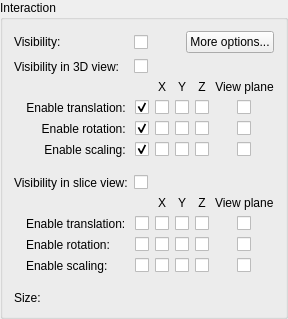
        <widget class="ctkCollapsibleGroupBox" name="InteractionCollapsibleGroupBox">
          <property name="title">
            <string>Interaction</string>
          </property>
          <property name="checked">
            <bool>false</bool>
          </property>
          <property name="collapsed" stdset="0">
            <bool>true</bool>
          </property>
          <layout class="QGridLayout" name="gridLayout_7">
            <item row="4" column="1">
              <widget class="QCheckBox" name="InteractionVisible2dCheckBox">
                <property name="text">
                  <string/>
                </property>
              </widget>
            </item>
            <item row="3" column="0" colspan="3">
              <widget class="QFrame" name="InteractiveAdvancedOptions3DFrame">
                <property name="frameShape">
                  <enum>QFrame::Shape::NoFrame</enum>
                </property>
                <property name="frameShadow">
                  <enum>QFrame::Shadow::Raised</enum>
                </property>
                <property name="lineWidth">
                  <number>0</number>
                </property>
                <layout class="QGridLayout" name="gridLayout_8">
                  <property name="leftMargin">
                    <number>12</number>
                  </property>
                  <property name="topMargin">
                    <number>0</number>
                  </property>
                  <property name="rightMargin">
                    <number>0</number>
                  </property>
                  <property name="bottomMargin">
                    <number>12</number>
                  </property>
                  <item row="3" column="1">
                    <widget class="QCheckBox" name="InteractiveScaling3DCheckBox">
                      <property name="toolTip">
                        <string>Enable scaling by manipulating 3D widget (left click and drag the handle at the center of widget face)</string>
                      </property>
                      <property name="text">
                        <string/>
                      </property>
                      <property name="checked">
                        <bool>true</bool>
                      </property>
                    </widget>
                  </item>
                  <item row="1" column="2" alignment="Qt::AlignmentFlag::AlignHCenter">
                    <widget class="QCheckBox" name="translateX3DCheckBox">
                      <property name="text">
                        <string/>
                      </property>
                    </widget>
                  </item>
                  <item row="0" column="3">
                    <widget class="QLabel" name="label_13">
                      <property name="text">
                        <string>Y</string>
                      </property>
                      <property name="alignment">
                        <set>Qt::AlignmentFlag::AlignCenter</set>
                      </property>
                    </widget>
                  </item>
                  <item row="2" column="2" alignment="Qt::AlignmentFlag::AlignHCenter">
                    <widget class="QCheckBox" name="rotateX3DCheckBox">
                      <property name="text">
                        <string/>
                      </property>
                    </widget>
                  </item>
                  <item row="3" column="5" alignment="Qt::AlignmentFlag::AlignHCenter">
                    <widget class="QCheckBox" name="scaleViewPlane3DCheckBox">
                      <property name="text">
                        <string/>
                      </property>
                    </widget>
                  </item>
                  <item row="1" column="5" alignment="Qt::AlignmentFlag::AlignHCenter">
                    <widget class="QCheckBox" name="translateViewPlane3DCheckBox">
                      <property name="text">
                        <string/>
                      </property>
                    </widget>
                  </item>
                  <item row="0" column="5">
                    <widget class="QLabel" name="label_15">
                      <property name="text">
                        <string>View plane</string>
                      </property>
                      <property name="alignment">
                        <set>Qt::AlignmentFlag::AlignCenter</set>
                      </property>
                    </widget>
                  </item>
                  <item row="3" column="2" alignment="Qt::AlignmentFlag::AlignHCenter">
                    <widget class="QCheckBox" name="scaleX3DCheckBox">
                      <property name="text">
                        <string/>
                      </property>
                    </widget>
                  </item>
                  <item row="2" column="0">
                    <widget class="QLabel" name="InteractiveRotationLabel">
                      <property name="text">
                        <string>Enable rotation: </string>
                      </property>
                      <property name="alignment">
                        <set>Qt::AlignmentFlag::AlignRight|Qt::AlignmentFlag::AlignTrailing|Qt::AlignmentFlag::AlignVCenter</set>
                      </property>
                    </widget>
                  </item>
                  <item row="1" column="4" alignment="Qt::AlignmentFlag::AlignHCenter">
                    <widget class="QCheckBox" name="translateZ3DCheckBox">
                      <property name="text">
                        <string/>
                      </property>
                    </widget>
                  </item>
                  <item row="2" column="3" alignment="Qt::AlignmentFlag::AlignHCenter">
                    <widget class="QCheckBox" name="rotateY3DCheckBox">
                      <property name="text">
                        <string/>
                      </property>
                    </widget>
                  </item>
                  <item row="0" column="4">
                    <widget class="QLabel" name="label_14">
                      <property name="text">
                        <string>Z</string>
                      </property>
                      <property name="alignment">
                        <set>Qt::AlignmentFlag::AlignCenter</set>
                      </property>
                    </widget>
                  </item>
                  <item row="1" column="3" alignment="Qt::AlignmentFlag::AlignHCenter">
                    <widget class="QCheckBox" name="translateY3DCheckBox">
                      <property name="text">
                        <string/>
                      </property>
                    </widget>
                  </item>
                  <item row="2" column="1">
                    <widget class="QCheckBox" name="InteractiveRotation3DCheckBox">
                      <property name="toolTip">
                        <string>Enable translating by manipulating 3D widget (left click and drag anywhere on the widget face)</string>
                      </property>
                      <property name="text">
                        <string/>
                      </property>
                      <property name="checked">
                        <bool>true</bool>
                      </property>
                    </widget>
                  </item>
                  <item row="2" column="4" alignment="Qt::AlignmentFlag::AlignHCenter">
                    <widget class="QCheckBox" name="rotateZ3DCheckBox">
                      <property name="text">
                        <string/>
                      </property>
                    </widget>
                  </item>
                  <item row="0" column="2">
                    <widget class="QLabel" name="label_12">
                      <property name="text">
                        <string>X</string>
                      </property>
                      <property name="alignment">
                        <set>Qt::AlignmentFlag::AlignCenter</set>
                      </property>
                    </widget>
                  </item>
                  <item row="3" column="0">
                    <widget class="QLabel" name="InteractiveScalingLabel">
                      <property name="text">
                        <string>Enable scaling: </string>
                      </property>
                      <property name="alignment">
                        <set>Qt::AlignmentFlag::AlignRight|Qt::AlignmentFlag::AlignTrailing|Qt::AlignmentFlag::AlignVCenter</set>
                      </property>
                    </widget>
                  </item>
                  <item row="2" column="5" alignment="Qt::AlignmentFlag::AlignHCenter">
                    <widget class="QCheckBox" name="rotateViewPlane3DCheckBox">
                      <property name="text">
                        <string/>
                      </property>
                    </widget>
                  </item>
                  <item row="3" column="4" alignment="Qt::AlignmentFlag::AlignHCenter">
                    <widget class="QCheckBox" name="scaleZ3DCheckBox">
                      <property name="text">
                        <string/>
                      </property>
                    </widget>
                  </item>
                  <item row="1" column="1">
                    <widget class="QCheckBox" name="InteractiveTranslation3DCheckBox">
                      <property name="toolTip">
                        <string>Enable scaling by manipulating 3D widget (shift +left click and drag the handle at the center of widget face, or left click and drag the center handle)</string>
                      </property>
                      <property name="text">
                        <string/>
                      </property>
                      <property name="checked">
                        <bool>true</bool>
                      </property>
                    </widget>
                  </item>
                  <item row="1" column="0">
                    <widget class="QLabel" name="InteractiveTranslationLabel">
                      <property name="text">
                        <string>Enable translation: </string>
                      </property>
                      <property name="alignment">
                        <set>Qt::AlignmentFlag::AlignRight|Qt::AlignmentFlag::AlignTrailing|Qt::AlignmentFlag::AlignVCenter</set>
                      </property>
                    </widget>
                  </item>
                  <item row="3" column="3" alignment="Qt::AlignmentFlag::AlignHCenter">
                    <widget class="QCheckBox" name="scaleY3DCheckBox">
                      <property name="text">
                        <string/>
                      </property>
                    </widget>
                  </item>
                </layout>
              </widget>
            </item>
            <item row="1" column="0">
              <widget class="QLabel" name="label_17">
                <property name="text">
                  <string>Visibility in 3D view:</string>
                </property>
              </widget>
            </item>
            <item row="0" column="1">
              <widget class="QCheckBox" name="InteractionVisibleCheckBox">
                <property name="sizePolicy">
                  <sizepolicy hsizetype="MinimumExpanding" vsizetype="Preferred">
                    <horstretch>0</horstretch>
                    <verstretch>0</verstretch>
                  </sizepolicy>
                </property>
                <property name="minimumSize">
                  <size>
                    <width>0</width>
                    <height>0</height>
                  </size>
                </property>
                <property name="toolTip">
                  <string>Show/Hide the transform widget in the 3D view.</string>
                </property>
                <property name="text">
                  <string/>
                </property>
                <property name="checked">
                  <bool>false</bool>
                </property>
              </widget>
            </item>
            <item row="0" column="0">
              <widget class="QLabel" name="InteractionVisibleLabel">
                <property name="text">
                  <string>Visibility: </string>
                </property>
              </widget>
            </item>
            <item row="4" column="0">
              <widget class="QLabel" name="label_9">
                <property name="text">
                  <string>Visibility in slice view:</string>
                </property>
              </widget>
            </item>
            <item row="1" column="1">
              <widget class="QCheckBox" name="InteractionVisible3dCheckBox">
                <property name="text">
                  <string/>
                </property>
              </widget>
            </item>
            <item row="0" column="2">
              <widget class="QPushButton" name="ShowInteractionAdvancedOptionsButton">
                <property name="text">
                  <string>More options...</string>
                </property>
                <property name="checkable">
                  <bool>true</bool>
                </property>
              </widget>
            </item>
            <item row="5" column="0" colspan="3">
              <widget class="QFrame" name="InteractiveAdvancedOptionsSliceFrame">
                <property name="frameShape">
                  <enum>QFrame::Shape::NoFrame</enum>
                </property>
                <property name="frameShadow">
                  <enum>QFrame::Shadow::Raised</enum>
                </property>
                <property name="lineWidth">
                  <number>0</number>
                </property>
                <layout class="QGridLayout" name="gridLayout_9">
                  <property name="leftMargin">
                    <number>12</number>
                  </property>
                  <property name="topMargin">
                    <number>0</number>
                  </property>
                  <property name="rightMargin">
                    <number>0</number>
                  </property>
                  <property name="bottomMargin">
                    <number>12</number>
                  </property>
                  <item row="2" column="0">
                    <widget class="QLabel" name="label_22">
                      <property name="text">
                        <string>Enable rotation: </string>
                      </property>
                    </widget>
                  </item>
                  <item row="1" column="1">
                    <widget class="QCheckBox" name="InteractiveTranslationSliceCheckBox">
                      <property name="text">
                        <string/>
                      </property>
                    </widget>
                  </item>
                  <item row="1" column="0">
                    <widget class="QLabel" name="label_21">
                      <property name="text">
                        <string>Enable translation: </string>
                      </property>
                    </widget>
                  </item>
                  <item row="1" column="4" alignment="Qt::AlignmentFlag::AlignHCenter">
                    <widget class="QCheckBox" name="translateZSliceCheckBox">
                      <property name="text">
                        <string/>
                      </property>
                    </widget>
                  </item>
                  <item row="2" column="3" alignment="Qt::AlignmentFlag::AlignHCenter">
                    <widget class="QCheckBox" name="rotateYSliceCheckBox">
                      <property name="text">
                        <string/>
                      </property>
                    </widget>
                  </item>
                  <item row="3" column="1">
                    <widget class="QCheckBox" name="InteractiveScalingSliceCheckBox">
                      <property name="text">
                        <string/>
                      </property>
                    </widget>
                  </item>
                  <item row="2" column="5" alignment="Qt::AlignmentFlag::AlignHCenter">
                    <widget class="QCheckBox" name="rotateViewPlaneSliceCheckBox">
                      <property name="text">
                        <string/>
                      </property>
                    </widget>
                  </item>
                  <item row="3" column="3" alignment="Qt::AlignmentFlag::AlignHCenter">
                    <widget class="QCheckBox" name="scaleYSliceCheckBox">
                      <property name="text">
                        <string/>
                      </property>
                    </widget>
                  </item>
                  <item row="1" column="2" alignment="Qt::AlignmentFlag::AlignHCenter">
                    <widget class="QCheckBox" name="translateXSliceCheckBox">
                      <property name="text">
                        <string/>
                      </property>
                    </widget>
                  </item>
                  <item row="2" column="1">
                    <widget class="QCheckBox" name="InteractiveRotationSliceCheckBox">
                      <property name="text">
                        <string/>
                      </property>
                    </widget>
                  </item>
                  <item row="3" column="4" alignment="Qt::AlignmentFlag::AlignHCenter">
                    <widget class="QCheckBox" name="scaleZSliceCheckBox">
                      <property name="text">
                        <string/>
                      </property>
                    </widget>
                  </item>
                  <item row="3" column="2" alignment="Qt::AlignmentFlag::AlignHCenter">
                    <widget class="QCheckBox" name="scaleXSliceCheckBox">
                      <property name="text">
                        <string/>
                      </property>
                    </widget>
                  </item>
                  <item row="1" column="5" alignment="Qt::AlignmentFlag::AlignHCenter">
                    <widget class="QCheckBox" name="translateViewPlaneSliceCheckBox">
                      <property name="text">
                        <string/>
                      </property>
                    </widget>
                  </item>
                  <item row="3" column="0">
                    <widget class="QLabel" name="label_23">
                      <property name="text">
                        <string>Enable scaling: </string>
                      </property>
                    </widget>
                  </item>
                  <item row="2" column="4" alignment="Qt::AlignmentFlag::AlignHCenter">
                    <widget class="QCheckBox" name="rotateZSliceCheckBox">
                      <property name="text">
                        <string/>
                      </property>
                    </widget>
                  </item>
                  <item row="3" column="5" alignment="Qt::AlignmentFlag::AlignHCenter">
                    <widget class="QCheckBox" name="scaleViewPlaneSliceCheckBox">
                      <property name="text">
                        <string/>
                      </property>
                    </widget>
                  </item>
                  <item row="2" column="2" alignment="Qt::AlignmentFlag::AlignHCenter">
                    <widget class="QCheckBox" name="rotateXSliceCheckBox">
                      <property name="text">
                        <string/>
                      </property>
                    </widget>
                  </item>
                  <item row="1" column="3" alignment="Qt::AlignmentFlag::AlignHCenter">
                    <widget class="QCheckBox" name="translateYSliceCheckBox">
                      <property name="text">
                        <string/>
                      </property>
                    </widget>
                  </item>
                  <item row="0" column="2">
                    <widget class="QLabel" name="label_11">
                      <property name="text">
                        <string>X</string>
                      </property>
                      <property name="alignment">
                        <set>Qt::AlignmentFlag::AlignCenter</set>
                      </property>
                    </widget>
                  </item>
                  <item row="0" column="3">
                    <widget class="QLabel" name="label_16">
                      <property name="text">
                        <string>Y</string>
                      </property>
                      <property name="alignment">
                        <set>Qt::AlignmentFlag::AlignCenter</set>
                      </property>
                    </widget>
                  </item>
                  <item row="0" column="4">
                    <widget class="QLabel" name="label_18">
                      <property name="text">
                        <string>Z</string>
                      </property>
                      <property name="alignment">
                        <set>Qt::AlignmentFlag::AlignCenter</set>
                      </property>
                    </widget>
                  </item>
                  <item row="0" column="5">
                    <widget class="QLabel" name="label_19">
                      <property name="text">
                        <string>View plane</string>
                      </property>
                    </widget>
                  </item>
                </layout>
              </widget>
            </item>
            <item row="6" column="0">
              <widget class="QLabel" name="label_20">
                <property name="text">
                  <string>Size:</string>
                </property>
              </widget>
            </item>
            <item row="6" column="1" colspan="2">
              <widget class="qMRMLSliderWidget" name="interactionHandleScaleSlider" native="true">
                <property name="maximum" stdset="0">
                  <double>100.000000000000000</double>
                </property>
                <property name="value" stdset="0">
                  <double>5.000000000000000</double>
                </property>
                <property name="suffix" stdset="0">
                  <string>%</string>
                </property>
                <property name="quantity" stdset="0">
                  <string notr="true"/>
                </property>
              </widget>
            </item>
          </layout>
        </widget>
